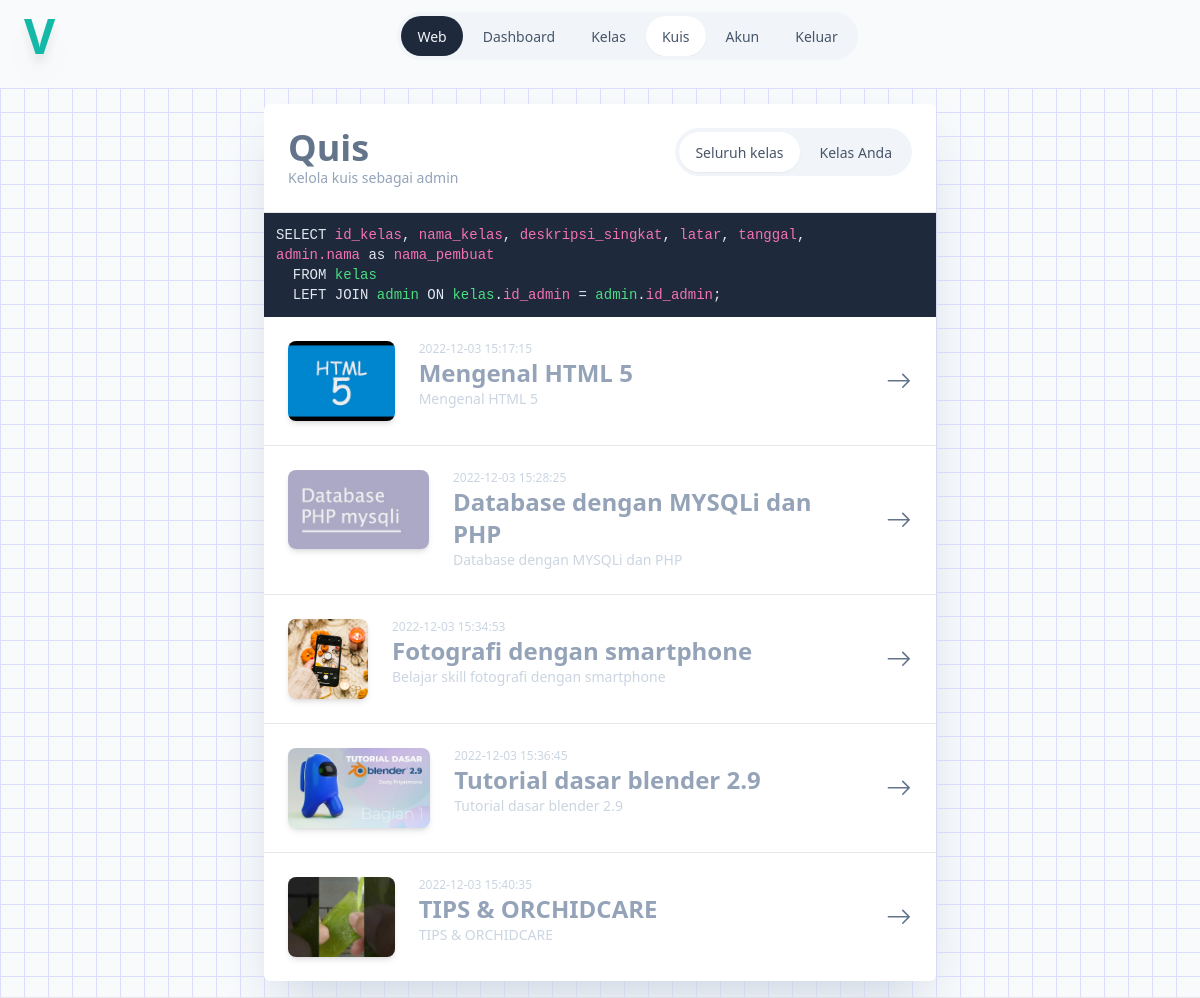
Screenshot of /admin/kuis/index.php (signed in) with the database file from the repository.
### tables this page shows
CREATE TABLE `kelas` (
  `id_kelas` bigint(20) NOT NULL,
  `nama_kelas` varchar(100) NOT NULL,
  `id_admin` bigint(20) NOT NULL,
  `tanggal` datetime NOT NULL,
  `deskripsi_singkat` varchar(255) DEFAULT NULL,
  `latar` varchar(255) DEFAULT NULL,
  `keterangan` text DEFAULT NULL
);

### admin/kuis/index.php (the view, shortened to what this page needs)
<?php
require_once "../../sambungan.php";
$query_mengambil_record_kelas = "SELECT id_kelas, nama_kelas, deskripsi_singkat, latar, tanggal FROM kelas";
$query = $sambungan->prepare($query_mengambil_record_kelas);
$query->execute([]);
?>
<!DOCTYPE html>
<html lang="en">
<head>
	<script src="/tailwind.js"></script>
</head>
<body class="m-0 p-0 bg-slate-50">
	<div class="grid grid-cols-1 justify-items-center gap-4">
		<?php
		$aktif = "kuis";
		require_once('../navbar.php');
		?>
		<div class="w-full border-b flex justify-center py-4 bg-pattern gap-4 p-4 flex-wrap">
			<div class="w-full max-w-2xl">
				<div class="bg-white rounded-md shadow-2xl shadow-slate-300">
					<div class="p-6 flex border-b justify-between flex-wrap gap-4">
						<div class="">
							<div class="text-4xl font-black text-slate-500">
								Quis
							</div>
							<div class="text-sm text-slate-400 group-hover:text-slate-500 max-w-sm">
								Kelola kuis sebagai admin
							</div>
						</div>
						<div>
							<div class="p-1 rounded-full bg-slate-100">
								<ul class="flex gap-1">
									<li class="transition-all duration-75 px-4 py-2 rounded-full text-slate-600 hover:text-slate-400 <?= isNavbar("kuis") ?>">
										<a href="/admin/kuis" class="text-sm">
											Seluruh kelas
										</a>
									</li>
									<li class="transition-all duration-75 px-4 py-2 rounded-full text-slate-600 hover:text-slate-400 <?= isNavbar("kuis-kelas") ?>">
										<a href="/admin/kuis/kelas-anda.php" class="text-sm">
											Kelas Anda
										</a>
									</li>
								</ul>
							</div>
						</div>
					</div>
					<div class="w-full bg-slate-800">
						<div class="mx-auto max-w-2xl">
							<pre class="text-slate-200 bg-slate-800 rounded-md p-3 text-sm font-mono">
SELECT <code class="text-pink-400">id_kelas</code>, <code class="text-pink-400">nama_kelas</code>, <code class="text-pink-400">deskripsi_singkat</code>, <code class="text-pink-400">latar</code>, <code class="text-pink-400">tanggal</code>,
<code class="text-pink-400">admin.nama</code> as <code class="text-pink-400">nama_pembuat</code>
  FROM <code class="text-green-400">kelas</code>
  LEFT JOIN <code class="text-green-400">admin</code> ON <code class="text-green-400">kelas</code>.<code class="text-pink-400">id_admin</code> = <code class="text-green-400">admin</code>.<code class="text-pink-400">id_admin</code>;</pre>
						</div>
					</div>
					<div class="">
						<ul class="grid grid-cols-1 divide-y divide-solid">
							<?php
							if ($query->rowCount()) :
								while ($kelas = $query->fetchObject()) :
							?>
									<li class="">
										<a href="/admin/kuis/info-kelas.php?id_kelas=<?=$kelas->id_kelas ?>" class="p-6 flex h-full hover:bg-slate-50 group gap-6">
											<div class="text-2xl font-black text-slate-500 fill-slate-400">
												<img src="<?= $kelas->latar ?>" alt="" class="rounded-lg shadow-md max-h-20 w-full">
											</div>
											<div>
												<div class="text-xs text-slate-300">
													<?= $kelas->tanggal ?? "-" ?>
												</div>
												<div class="text-2xl font-black text-slate-400 group-hover:text-slate-500">
													<?= $kelas->nama_kelas ?>
												</div>
												<div class="text-sm text-slate-300">
													<?= $kelas->deskripsi_singkat ?? "-" ?>
												</div>
											</div>
											<div class="fill-slate-500 ml-auto">
												<div class="flex h-full justify-center items-center">
													<svg xmlns="http://www.w3.org/2000/svg" width="1.6rem" height="1.6rem" class="bi bi-arrow-right" viewBox="0 0 16 16">
														<path fill-rule="evenodd" d="M1 8a.5.5 0 0 1 .5-.5h11.793l-3.147-3.146a.5.5 0 0 1 .708-.708l4 4a.5.5 0 0 1 0 .708l-4 4a.5.5 0 0 1-.708-.708L13.293 8.5H1.5A.5.5 0 0 1 1 8z" />
													</svg>
												</div>
											</div>
										</a>
									</li>
								<?php
								endwhile;
							endif;
							?>
						</ul>
					</div>
				</div>
			</div>
		</div>
	</div>
</body>
</html>

### admin/kuis/index.php (style rules this page uses)
.bg-pattern { background-color: rgba(244, 244, 255, 0); background-image: linear-gradient(#dbddff 1.2000000000000002px, transparent 1.2000000000000002px), linear-gradient(to right, #dbddff 1.2000000000000002px, rgba(244, 244, 255, 0) 1.2000000000000002px); background-size: 24px 24px; }

### rows the page displays
kelas: latar (picture), tanggal "2022-12-03 15:17:15", nama_kelas "Mengenal HTML 5", deskripsi_singkat "Mengenal HTML 5"
kelas: latar (picture), tanggal "2022-12-03 15:28:25", nama_kelas "Database dengan MYSQLi dan PHP", deskripsi_singkat "Database dengan MYSQLi dan PHP"
kelas: latar (picture), tanggal "2022-12-03 15:34:53", nama_kelas "Fotografi dengan smartphone", deskripsi_singkat "Belajar skill fotografi dengan smartphone"
kelas: latar (picture), tanggal "2022-12-03 15:36:45", nama_kelas "Tutorial dasar blender 2.9", deskripsi_singkat "Tutorial dasar blender 2.9"
kelas: latar (picture), tanggal "2022-12-03 15:40:35", nama_kelas "TIPS & ORCHIDCARE", deskripsi_singkat "TIPS & ORCHIDCARE"
